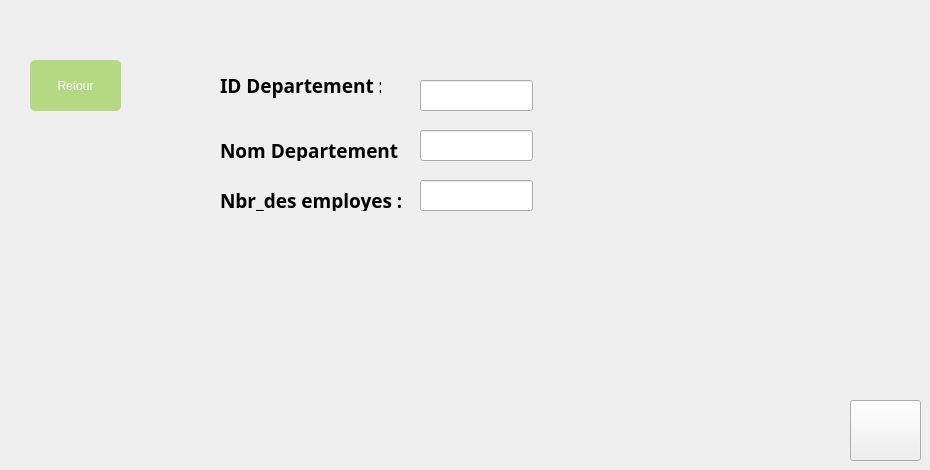
   <widget class="QWidget" name="ajouterdep">
    <widget class="QLabel" name="label_15">
     <property name="geometry">
      <rect>
       <x>220</x>
       <y>140</y>
       <width>181</width>
       <height>21</height>
      </rect>
     </property>
     <property name="font">
      <font>
       <family>Rockwell Condensed</family>
       <pointsize>14</pointsize>
       <weight>75</weight>
       <bold>true</bold>
      </font>
     </property>
     <property name="text">
      <string>Nom Departement :</string>
     </property>
    </widget>
    <widget class="QLineEdit" name="lineEdit_14">
     <property name="geometry">
      <rect>
       <x>420</x>
       <y>130</y>
       <width>113</width>
       <height>31</height>
      </rect>
     </property>
     <property name="font">
      <font>
       <pointsize>16</pointsize>
      </font>
     </property>
    </widget>
    <widget class="QLineEdit" name="lineEdit_17">
     <property name="geometry">
      <rect>
       <x>420</x>
       <y>180</y>
       <width>113</width>
       <height>31</height>
      </rect>
     </property>
     <property name="font">
      <font>
       <pointsize>16</pointsize>
      </font>
     </property>
    </widget>
    <widget class="QPushButton" name="pushButton_26">
     <property name="geometry">
      <rect>
       <x>850</x>
       <y>400</y>
       <width>71</width>
       <height>61</height>
      </rect>
     </property>
     <property name="styleSheet">
      <string notr="true">background-image: url(:/image/Nouveau dossier/check-mark.png);</string>
     </property>
     <property name="text">
      <string/>
     </property>
    </widget>
    <widget class="QLabel" name="label_12">
     <property name="geometry">
      <rect>
       <x>220</x>
       <y>70</y>
       <width>161</width>
       <height>31</height>
      </rect>
     </property>
     <property name="font">
      <font>
       <family>Rockwell Condensed</family>
       <pointsize>14</pointsize>
       <weight>75</weight>
       <bold>true</bold>
      </font>
     </property>
     <property name="text">
      <string>ID Departement :</string>
     </property>
    </widget>
    <widget class="QLabel" name="label_11">
     <property name="geometry">
      <rect>
       <x>220</x>
       <y>190</y>
       <width>181</width>
       <height>21</height>
      </rect>
     </property>
     <property name="font">
      <font>
       <family>Rockwell Condensed</family>
       <pointsize>14</pointsize>
       <weight>75</weight>
       <bold>true</bold>
      </font>
     </property>
     <property name="text">
      <string>Nbr_des employes :</string>
     </property>
    </widget>
    <widget class="QLineEdit" name="lineEdit_7">
     <property name="geometry">
      <rect>
       <x>420</x>
       <y>80</y>
       <width>113</width>
       <height>31</height>
      </rect>
     </property>
     <property name="font">
      <font>
       <pointsize>16</pointsize>
      </font>
     </property>
    </widget>
    <widget class="QPushButton" name="pushButton_27">
     <property name="geometry">
      <rect>
       <x>30</x>
       <y>60</y>
       <width>91</width>
       <height>51</height>
      </rect>
     </property>
     <property name="styleSheet">
      <string notr="true">
QPushButton {
	
padding: 1px;
border-style: solid;
border: 2px solid gray;
border-radius: 8px;
background-color: rgb(181, 216, 131);
border:2px solid #000;
}
QPushButton {

     color: #fff !important;
text-transform: uppercase;
text-decoration: none;
background: #b5d883;
padding: 20px;
border-radius: 5px;
display: inline-block;
border: none;
transition: all 0.4s ease 0s;
 }
 QPushButton:hover {
background-image: url(:/image/Nouveau dossier/check-mark.png);
     background: #f68623;
letter-spacing: 1px;
-webkit-box-shadow: 0px 5px 40px -10px rgba(0,0,0,0.55);
-moz-box-shadow: 0px 5px 40px -10px rgba(0,0,0,0.55);
box-shadow: 5px 40px -10px rgba(0,0,0,0.55);
transition: all 0.4s ease 0s;
 }</string>
     </property>
     <property name="text">
      <string>Retour</string>
     </property>
    </widget>
   </widget>
